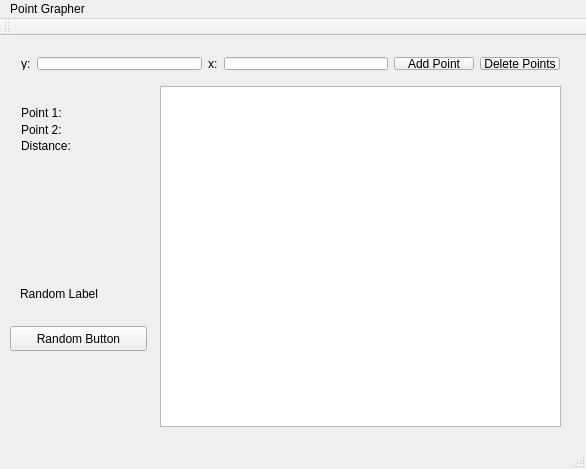
<?xml version="1.0" encoding="UTF-8"?>
<ui version="4.0">
 <class>PlotWindow</class>
 <widget class="QMainWindow" name="PlotWindow">
  <property name="geometry">
   <rect>
    <x>0</x>
    <y>0</y>
    <width>586</width>
    <height>469</height>
   </rect>
  </property>
  <property name="windowTitle">
   <string>PlotWindow</string>
  </property>
  <widget class="QWidget" name="centralWidget">
   <widget class="QGraphicsView" name="plotGraphicsView">
    <property name="geometry">
     <rect>
      <x>160</x>
      <y>50</y>
      <width>401</width>
      <height>341</height>
     </rect>
    </property>
   </widget>
   <widget class="QWidget" name="layoutWidget">
    <property name="geometry">
     <rect>
      <x>10</x>
      <y>10</y>
      <width>561</width>
      <height>35</height>
     </rect>
    </property>
    <layout class="QHBoxLayout" name="horizontalLayout_2">
     <item>
      <layout class="QHBoxLayout" name="horizontalLayout">
       <item>
        <widget class="QLabel" name="yLabel">
         <property name="text">
          <string>y:</string>
         </property>
        </widget>
       </item>
       <item>
        <widget class="QLineEdit" name="yCoord"/>
       </item>
       <item>
        <widget class="QLabel" name="xLabel">
         <property name="text">
          <string>x:</string>
         </property>
        </widget>
       </item>
       <item>
        <widget class="QLineEdit" name="xCoord"/>
       </item>
      </layout>
     </item>
     <item>
      <widget class="QPushButton" name="addButton">
       <property name="text">
        <string>Add Point</string>
       </property>
      </widget>
     </item>
     <item>
      <widget class="QPushButton" name="deletePoints">
       <property name="text">
        <string>Delete Points</string>
       </property>
      </widget>
     </item>
    </layout>
   </widget>
   <widget class="QWidget" name="layoutWidget">
    <property name="geometry">
     <rect>
      <x>10</x>
      <y>60</y>
      <width>141</width>
      <height>66</height>
     </rect>
    </property>
    <layout class="QVBoxLayout" name="verticalLayout">
     <item>
      <widget class="QLabel" name="point1Label">
       <property name="text">
        <string>Point 1:</string>
       </property>
      </widget>
     </item>
     <item>
      <widget class="QLabel" name="point2Label">
       <property name="text">
        <string>Point 2:</string>
       </property>
      </widget>
     </item>
     <item>
      <widget class="QLabel" name="distanceLabel">
       <property name="text">
        <string>Distance:</string>
       </property>
      </widget>
     </item>
    </layout>
   </widget>
   <widget class="QPushButton" name="randomButton">
    <property name="geometry">
     <rect>
      <x>10</x>
      <y>290</y>
      <width>137</width>
      <height>25</height>
     </rect>
    </property>
    <property name="text">
     <string>Random Button</string>
    </property>
   </widget>
   <widget class="QLabel" name="randomLabel">
    <property name="geometry">
     <rect>
      <x>20</x>
      <y>250</y>
      <width>88</width>
      <height>16</height>
     </rect>
    </property>
    <property name="text">
     <string>Random Label</string>
    </property>
   </widget>
  </widget>
  <widget class="QMenuBar" name="menuBar">
   <property name="geometry">
    <rect>
     <x>0</x>
     <y>0</y>
     <width>586</width>
     <height>22</height>
    </rect>
   </property>
   <widget class="QMenu" name="menuPoint_Grapher">
    <property name="title">
     <string>Point Grapher</string>
    </property>
   </widget>
   <addaction name="menuPoint_Grapher"/>
  </widget>
  <widget class="QToolBar" name="mainToolBar">
   <attribute name="toolBarArea">
    <enum>TopToolBarArea</enum>
   </attribute>
   <attribute name="toolBarBreak">
    <bool>false</bool>
   </attribute>
  </widget>
  <widget class="QStatusBar" name="statusBar"/>
 </widget>
 <layoutdefault spacing="6" margin="11"/>
 <resources/>
 <connections/>
</ui>
